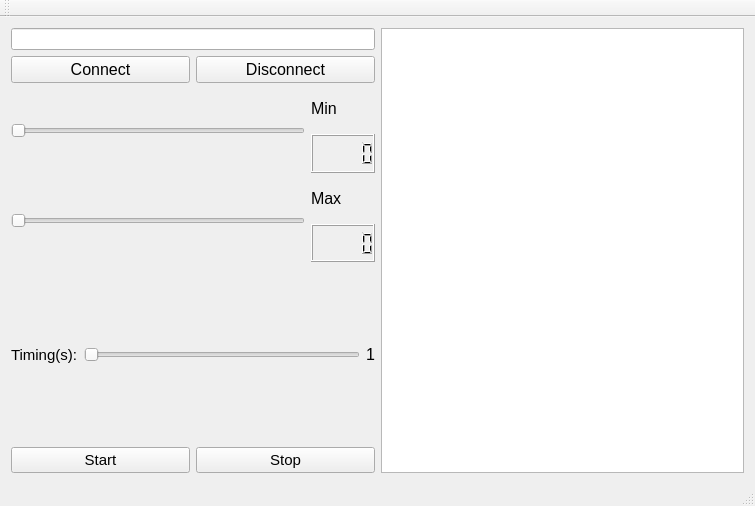
<?xml version="1.0" encoding="UTF-8"?>
<ui version="4.0">
 <class>MainWindow</class>
 <widget class="QMainWindow" name="MainWindow">
  <property name="geometry">
   <rect>
    <x>0</x>
    <y>0</y>
    <width>755</width>
    <height>506</height>
   </rect>
  </property>
  <property name="windowTitle">
   <string>MainWindow</string>
  </property>
  <widget class="QWidget" name="centralWidget">
   <layout class="QVBoxLayout" name="verticalLayout_6">
    <item>
     <layout class="QHBoxLayout" name="horizontalLayout_6">
      <item>
       <layout class="QVBoxLayout" name="verticalLayout_5">
        <item>
         <layout class="QVBoxLayout" name="verticalLayout">
          <item>
           <widget class="QLineEdit" name="lineEditIP"/>
          </item>
          <item>
           <layout class="QHBoxLayout" name="horizontalLayout">
            <item>
             <widget class="QPushButton" name="PushButton_Connect">
              <property name="font">
               <font>
                <pointsize>12</pointsize>
               </font>
              </property>
              <property name="text">
               <string>Connect</string>
              </property>
             </widget>
            </item>
            <item>
             <widget class="QPushButton" name="PushButton_Disconnect">
              <property name="font">
               <font>
                <pointsize>12</pointsize>
               </font>
              </property>
              <property name="text">
               <string>Disconnect</string>
              </property>
             </widget>
            </item>
           </layout>
          </item>
         </layout>
        </item>
        <item>
         <layout class="QVBoxLayout" name="verticalLayout_4">
          <item>
           <layout class="QHBoxLayout" name="horizontalLayout_2">
            <item>
             <widget class="QSlider" name="Min_slider">
              <property name="orientation">
               <enum>Qt::Horizontal</enum>
              </property>
             </widget>
            </item>
            <item>
             <layout class="QVBoxLayout" name="verticalLayout_2">
              <item>
               <widget class="QLabel" name="label">
                <property name="font">
                 <font>
                  <pointsize>12</pointsize>
                 </font>
                </property>
                <property name="text">
                 <string>Min</string>
                </property>
               </widget>
              </item>
              <item>
               <widget class="QLCDNumber" name="lcd_Min"/>
              </item>
             </layout>
            </item>
           </layout>
          </item>
          <item>
           <layout class="QHBoxLayout" name="horizontalLayout_3">
            <item>
             <widget class="QSlider" name="slider_max">
              <property name="orientation">
               <enum>Qt::Horizontal</enum>
              </property>
             </widget>
            </item>
            <item>
             <layout class="QVBoxLayout" name="verticalLayout_3">
              <item>
               <widget class="QLabel" name="label_2">
                <property name="font">
                 <font>
                  <pointsize>12</pointsize>
                 </font>
                </property>
                <property name="text">
                 <string>Max</string>
                </property>
               </widget>
              </item>
              <item>
               <widget class="QLCDNumber" name="lcd_max"/>
              </item>
             </layout>
            </item>
           </layout>
          </item>
         </layout>
        </item>
        <item>
         <layout class="QHBoxLayout" name="horizontalLayout_4">
          <item>
           <widget class="QLabel" name="label_3">
            <property name="font">
             <font>
              <pointsize>11</pointsize>
             </font>
            </property>
            <property name="text">
             <string>Timing(s):</string>
            </property>
           </widget>
          </item>
          <item>
           <widget class="QSlider" name="timing_slider">
            <property name="orientation">
             <enum>Qt::Horizontal</enum>
            </property>
           </widget>
          </item>
          <item>
           <widget class="QLabel" name="label_tempo">
            <property name="font">
             <font>
              <pointsize>12</pointsize>
             </font>
            </property>
            <property name="text">
             <string>1</string>
            </property>
           </widget>
          </item>
         </layout>
        </item>
        <item>
         <layout class="QHBoxLayout" name="horizontalLayout_5">
          <item>
           <widget class="QPushButton" name="pushButtonPut">
            <property name="font">
             <font>
              <pointsize>11</pointsize>
             </font>
            </property>
            <property name="text">
             <string>Start</string>
            </property>
           </widget>
          </item>
          <item>
           <widget class="QPushButton" name="PushButton_Stop">
            <property name="font">
             <font>
              <pointsize>11</pointsize>
             </font>
            </property>
            <property name="text">
             <string>Stop</string>
            </property>
           </widget>
          </item>
         </layout>
        </item>
       </layout>
      </item>
      <item>
       <widget class="QTextBrowser" name="textBrowser"/>
      </item>
     </layout>
    </item>
   </layout>
  </widget>
  <widget class="QMenuBar" name="menuBar">
   <property name="geometry">
    <rect>
     <x>0</x>
     <y>0</y>
     <width>755</width>
     <height>21</height>
    </rect>
   </property>
  </widget>
  <widget class="QToolBar" name="mainToolBar">
   <attribute name="toolBarArea">
    <enum>TopToolBarArea</enum>
   </attribute>
   <attribute name="toolBarBreak">
    <bool>false</bool>
   </attribute>
  </widget>
  <widget class="QStatusBar" name="statusBar"/>
 </widget>
 <layoutdefault spacing="6" margin="11"/>
 <resources/>
 <connections>
  <connection>
   <sender>Min_slider</sender>
   <signal>sliderMoved(int)</signal>
   <receiver>lcd_Min</receiver>
   <slot>display(int)</slot>
   <hints>
    <hint type="sourcelabel">
     <x>57</x>
     <y>181</y>
    </hint>
    <hint type="destinationlabel">
     <x>370</x>
     <y>200</y>
    </hint>
   </hints>
  </connection>
  <connection>
   <sender>slider_max</sender>
   <signal>sliderMoved(int)</signal>
   <receiver>lcd_max</receiver>
   <slot>display(int)</slot>
   <hints>
    <hint type="sourcelabel">
     <x>257</x>
     <y>245</y>
    </hint>
    <hint type="destinationlabel">
     <x>370</x>
     <y>258</y>
    </hint>
   </hints>
  </connection>
  <connection>
   <sender>timing_slider</sender>
   <signal>valueChanged(int)</signal>
   <receiver>label_tempo</receiver>
   <slot>setNum(int)</slot>
   <hints>
    <hint type="sourcelabel">
     <x>357</x>
     <y>328</y>
    </hint>
    <hint type="destinationlabel">
     <x>369</x>
     <y>346</y>
    </hint>
   </hints>
  </connection>
  <connection>
   <sender>PushButton_Stop</sender>
   <signal>clicked()</signal>
   <receiver>MainWindow</receiver>
   <slot>pararEnvio()</slot>
   <hints>
    <hint type="sourcelabel">
     <x>267</x>
     <y>420</y>
    </hint>
    <hint type="destinationlabel">
     <x>269</x>
     <y>455</y>
    </hint>
   </hints>
  </connection>
 </connections>
 <slots>
  <slot>pararEnvio()</slot>
 </slots>
</ui>
